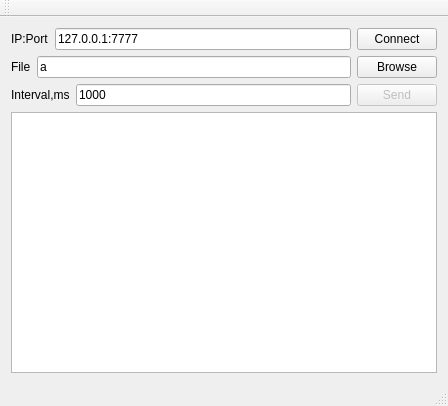
<?xml version="1.0" encoding="UTF-8"?>
<ui version="4.0">
 <class>MainWindow</class>
 <widget class="QMainWindow" name="MainWindow">
  <property name="geometry">
   <rect>
    <x>0</x>
    <y>0</y>
    <width>448</width>
    <height>406</height>
   </rect>
  </property>
  <property name="windowTitle">
   <string>Client1</string>
  </property>
  <widget class="QWidget" name="centralWidget">
   <layout class="QVBoxLayout" name="verticalLayout">
    <item>
     <layout class="QHBoxLayout" name="horizontalLayout">
      <item>
       <widget class="QLabel" name="labelIP">
        <property name="text">
         <string>IP:Port</string>
        </property>
       </widget>
      </item>
      <item>
       <widget class="QLineEdit" name="lineEditIP">
        <property name="text">
         <string>127.0.0.1:7777</string>
        </property>
       </widget>
      </item>
      <item>
       <widget class="QPushButton" name="pushButton_Connect">
        <property name="text">
         <string>Connect</string>
        </property>
       </widget>
      </item>
     </layout>
    </item>
    <item>
     <layout class="QHBoxLayout" name="horizontalLayout_2">
      <item>
       <widget class="QLabel" name="labelFile">
        <property name="text">
         <string>File</string>
        </property>
       </widget>
      </item>
      <item>
       <widget class="QLineEdit" name="lineEditFile">
        <property name="text">
         <string>a</string>
        </property>
       </widget>
      </item>
      <item>
       <widget class="QPushButton" name="pushButton_Browse">
        <property name="text">
         <string>Browse</string>
        </property>
       </widget>
      </item>
     </layout>
    </item>
    <item>
     <layout class="QHBoxLayout" name="horizontalLayout_3">
      <item>
       <widget class="QLabel" name="labelInterval">
        <property name="text">
         <string>&lt;html&gt;&lt;head/&gt;&lt;body&gt;&lt;p&gt;Interval,ms&lt;/p&gt;&lt;/body&gt;&lt;/html&gt;</string>
        </property>
       </widget>
      </item>
      <item>
       <widget class="QLineEdit" name="lineEditInterval">
        <property name="text">
         <string>1000</string>
        </property>
       </widget>
      </item>
      <item>
       <widget class="QPushButton" name="pushButton_Send">
        <property name="enabled">
         <bool>false</bool>
        </property>
        <property name="text">
         <string>Send</string>
        </property>
       </widget>
      </item>
     </layout>
    </item>
    <item>
     <widget class="QTextEdit" name="textEdit">
      <property name="lineWrapMode">
       <enum>QTextEdit::NoWrap</enum>
      </property>
      <property name="readOnly">
       <bool>true</bool>
      </property>
     </widget>
    </item>
   </layout>
  </widget>
  <widget class="QMenuBar" name="menuBar">
   <property name="geometry">
    <rect>
     <x>0</x>
     <y>0</y>
     <width>448</width>
     <height>25</height>
    </rect>
   </property>
  </widget>
  <widget class="QToolBar" name="mainToolBar">
   <attribute name="toolBarArea">
    <enum>TopToolBarArea</enum>
   </attribute>
   <attribute name="toolBarBreak">
    <bool>false</bool>
   </attribute>
  </widget>
  <widget class="QStatusBar" name="statusBar"/>
 </widget>
 <layoutdefault spacing="6" margin="11"/>
 <resources/>
 <connections/>
</ui>
